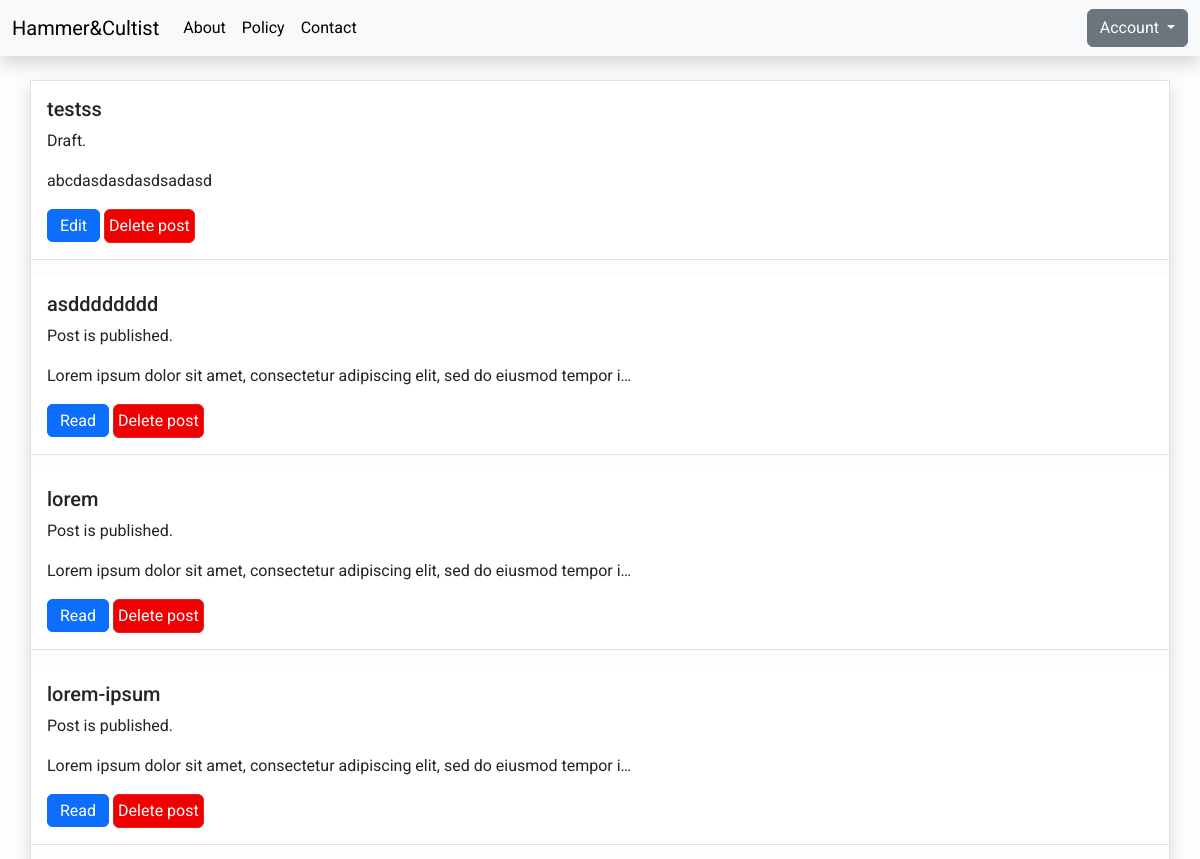
Before: /user/admin/posts/ (signed in, upper part) with the older database file.
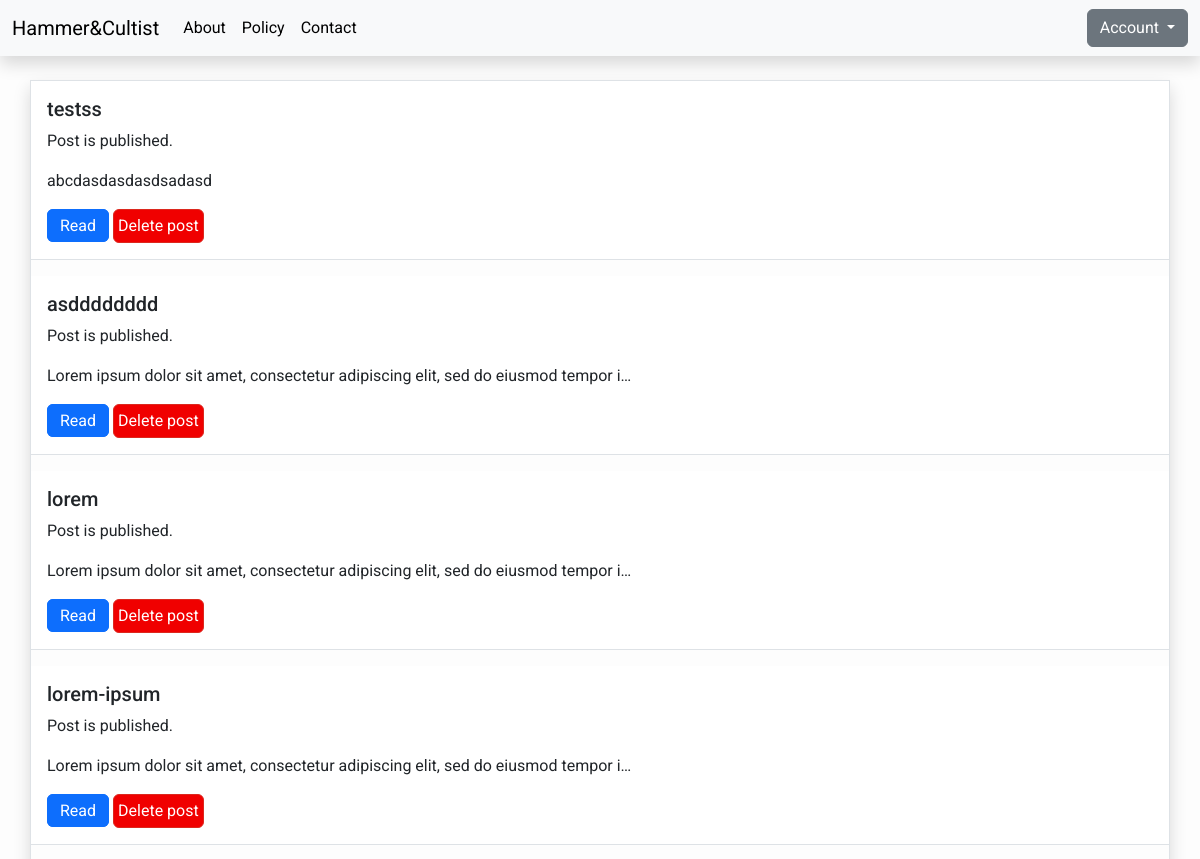
After: the same page with the newer database file.
### blog/models.py (models this page shows, shortened)
class Post(models.Model):
    title = models.CharField(max_length=200, unique=True)
    slug = models.SlugField(max_length=200,unique=True)
    author = models.ForeignKey(User, on_delete=models.CASCADE, related_name="blog_posts")
    updated_on = models.DateTimeField(auto_now=True)
    image = models.ImageField(upload_to='media/featured_image/%Y/%m/%d/', default=GLOBAL_CONSTANTS["DEFAULT_THUMBNAIL_PATH"])
    content = models.TextField()
    likes = models.IntegerField(default=0)
    created_on = models.DateTimeField(auto_now_add=True)
    status = models.IntegerField(choices=STATUS, default=0)
    class Meta:
        verbose_name = ("Post")
        verbose_name_plural = ("Posts")
        ordering = ['-created_on']

### user/views.py (the view)
# urls.py: path("<str:username>/posts/", views.UserPosts.as_view(), name="user-posts"),
class UserPosts(LoginRequiredMixin, generic.ListView):
    template_name = "user/user_posts.html"
    def dispatch(self, request : HttpRequest, *args, **kwargs):
        try:
            user = User.objects.filter(username=self.kwargs["username"], pk=request.user.pk).get()
        except User.DoesNotExist:
            return HttpResponse("Forbidden resource", status=403)
        return super().dispatch(request, *args, **kwargs)
    def get_queryset(self) -> QuerySet[Any]:
        user = self.kwargs["username"]
        queryset = Post.objects.filter(author_id__username=user).order_by("-created_on")
        return queryset

### templates/user/user_posts.html (shortened to what this page needs)
{% extends "base.html" %}
{% block content %}
<section class="container my-posts h-75 overflow-y-auto overflow-x-hidden mb-2 mt-4 shadow border border-gray g-0">
    <div class="row g-0">
        {% for post in post_list %}
        <div class="col-12 pb-3">
            <div class="rounded-0 border-0 border-bottom card shadow-none h-100">
                <div class="row g-0">
                    <div class="col">
                        <div class="card-body d-flex flex-column h-100">
                            <h2 class="card-title fs-5">{{ post.title }}</h2>
                            <p class="card-text">
                                {% if post.status == 1 %}
                                    Post is published.
                                {% elif post.status == 2 %}
                                    Post was send to administration.
                                {% else %}
                                    Draft.
                                {% endif %}
                            </p>
                            <p class="card-text">{{post.content|slice:":80" }}{% if post.content|length > 79 %}&hellip;{% endif %}</p>
                            <div>
                                {% if post.status == 0 %}
                                <a href="{% url 'edit-post' user.username post.pk  %}" class="btn btn-primary align-self-baseline d-inline">Edit</a>
                                {% else %}
                                <a href="{% url 'post-detail' post.slug  %}" class="btn btn-primary align-self-baseline d-inline">Read</a>
                                {% endif %}
                                <button onclick="remove_post(this ,'{{ user.username }}', '{{post.pk}}')" class="btn btn-danger p-1 align-self-baseline d-inline">Delete post</button>
                            </div>
                        </div>
                    </div>
                </div>
            </div>
        </div>
        {% endfor %}
    </div>
</section>
{% load static %}
{% endblock content %}

### templates/base.html (shortened to what this page needs)
<!DOCTYPE html>
<html style="height: 100%;">
{% load static %}
    <head>
        <link href="https://cdn.jsdelivr.net/npm/bootstrap@5.3.2/dist/css/bootstrap.min.css" rel="stylesheet">
        <link rel="stylesheet" href="{% static 'css/main-style.css' %}">
    </head>
    <body class="h-100 d-flex flex-column">
        <nav class="navbar navbar-expand-lg navbar-light bg-light shadow sticky-top" id="mainNav">
            <div class="container-fluid">
                <a class="navbar-brand" href="{% url 'home' %}">Hammer&Cultist</a>
                <div class="collapse navbar-collapse justify-content-between" id="navbarResponsive">
                    <ul class="navbar-nav ml-auto">
                        <li class="nav-item">
                            <a class="nav-link text-black font-weight-bold" href="#">About</a>
                        </li>
                        <li class="nav-item">
                            <a class="nav-link text-black font-weight-bold" href="#">Policy</a>
                        </li>
                        <li class="nav-item">
                            <a class="nav-link text-black font-weight-bold" href="#">Contact</a>
                        </li>
                    </ul>
                    {% if user.is_authenticated %}
                    <div class="d-none d-lg-inline">
                        <div class="dropdown">
                            <button class="btn btn-secondary dropdown-toggle text-white" type="button" data-bs-toggle="dropdown" aria-expanded="false">
                              Account
                            </button>
                        </div>
                    </div>
                    {% endif %}
                </div>
            </div>
        </nav>
        {% block content %}{% endblock content %}
    </body>
</html>

### static/css/main-style.css (style rules this page uses)
body { font-family: "Roboto", sans-serif; background-color: #fdfdfd; }
.btn-danger { color: #fff; background-color: #f00000; border-color: #dc281e; }

Changed rows visible on the page:
changed Post "testss": status "Draft. Edit" → "Post is published. Read"
